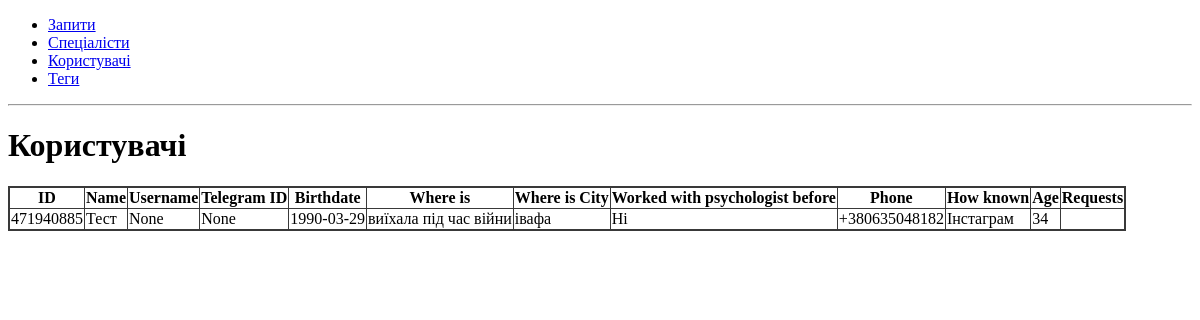
The app's page /users/, older data.
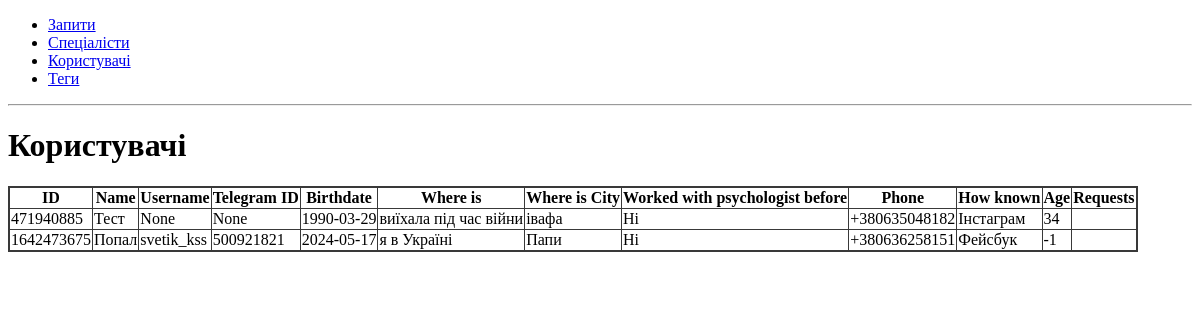
The same page, newer data.
### app/users/models.py (models this page shows, shortened)
class User(db.Model):
    id = db.Column(db.Integer, primary_key=True)
    name = db.Column(db.String(80), unique=True, nullable=False)
    username = db.Column(db.String(80), unique=True)
    telegram_id = db.Column(db.Integer, unique=True)
    birthdate = db.Column(db.Date, nullable=False)
    where_is = db.Column(db.String(80), nullable=False)
    where_is_city = db.Column(db.String(80), nullable=False)
    worked_with_psychologist_before = db.Column(db.String(80), nullable=False)
    phone = db.Column(db.String(80), nullable=False)
    how_known = db.Column(db.String(80), nullable=False)
    age = db.Column(db.Integer)

### app/users/routes.py (the view)
@bp.route('/')
def users():
    return render_template('users.html', users=User.query.all())

### app/users/templates/users.html
{% extends 'base.html' %}
{% block content %}
<h1>Користувачі</h1>
{% include 'users_table.html' %}
{% endblock %}

### app/templates/base.html (shortened to what this page needs)
<!DOCTYPE html>
<html lang="en">
<head>
    <link rel="stylesheet" href="{{ url_for('static', filename='style.css') }}">
</head>
<body>
    <nav>
        <ul>
            <li><a href="{{ url_for('requests.requests') }}">Запити</a></li>
            <li><a href="{{ url_for('specialists.specialists') }}">Спеціалісти</a></li>
            <li><a href="{{ url_for('users.users') }}">Користувачі</a></li>
            <li><a href="{{ url_for('tags.tags') }}">Теги</a></li>
        </ul>
    </nav>
    <hr>
    <div class="content">
        {% block content %} {% endblock %}
    </div>
</body>
</html>

### app/users/templates/users_table.html (shortened to what this page needs)
<table id="users">
    <thead>
        <tr>
            <th>ID</th>
            <th>Name</th>
            <th>Username</th>
            <th>Telegram ID</th>
            <th>Birthdate</th>
            <th>Where is</th>
            <th>Where is City</th>
            <th>Worked with psychologist before</th>
            <th>Phone</th>
            <th>How known</th>
            <th>Age</th>
            <th>Requests</th>
        </tr>
    </thead>
    <tbody>
        {% for user in users %}
        <tr>
            <td>{{ user.id }}</td>
            <td>{{ user.name }}</td>
            <td>{{ user.username }}</td>
            <td>{{ user.telegram_id }}</td>
            <td>{{ user.birthdate }}</td>
            <td>{{ user.where_is }}</td>
            <td>{{ user.where_is_city }}</td>
            <td>{{ user.worked_with_psychologist_before }}</td>
            <td>{{ user.phone }}</td>
            <td>{{ user.how_known }}</td>
            <td>{{ user.age }}</td>
            <td>
            </td>
        </tr>
        {% endfor %}
    </tbody>
</table>

### app/static/style.css (style rules this page uses)
table { border: 2px solid #393939; border-collapse: collapse; }
th, td { border: 0.5px solid #393939; }

Row changes from the older to the newer data that the page shows:
added User: id "1642473675", name "Попал", username "svetik_kss", telegram_id "500921821", birthdate "2024-05-17", where_is "я в Україні", where_is_city "Папи", worked_with_psychologist_before "Ні", phone "+380636258151", how_known "Фейсбук", age "-1"
